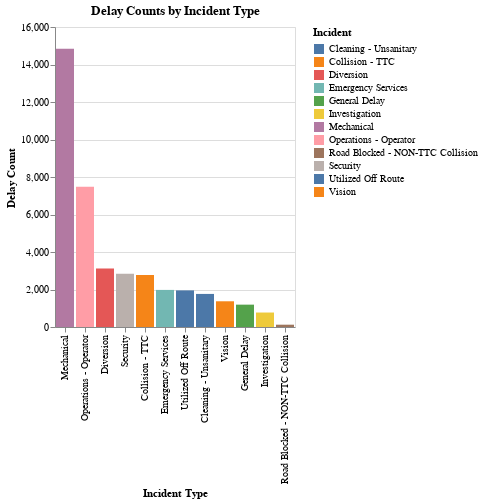

This figure's notebook cell:
### Code cell
delay_counts_incident = delayed_ttc.groupby('Incident')['Min Delay'].count().reset_index()
delay_counts_incident = delay_counts_incident.rename(columns={'Min Delay': 'Delay Count'})
delay_counts_incident = delay_counts_incident.sort_values(by='Delay Count', ascending=False)

print("Delay Counts by Incident Type")
print(delay_counts_incident)


# Visualize delay counts by Incident Type
chart_incident = alt.Chart(delay_counts_incident).mark_bar().encode(
    x=alt.X('Incident:N', title='Incident Type', sort='-y'),  # Sort by Delay Count
    y=alt.Y('Delay Count:Q', title='Delay Count'),
    color='Incident:N'
).properties(
    title='Delay Counts by Incident Type'
)

chart_incident.show()

### Figure 1 — Vega specification as saved in the notebook (floating-point values rounded to 4 significant figures)
{"$schema": "https://vega.github.io/schema/vega/v5.json", "data": [{"name": "source_0"}, {"name": "data_0", "values": [{"Delay Count_end": 14850.0, "Delay Count_start": 0.0, "Incident": "Mechanical"}, {"Delay Count_end": 7483.0, "Delay Count_start": 0.0, "Incident": "Operations - Operator"}, {"Delay Count_end": 3125.0, "Delay Count_start": 0.0, "Incident": "Diversion"}, {"Delay Count_end": 2838.0, "Delay Count_start": 0.0, "Incident": "Security"}, {"Delay Count_end": 2772.0, "Delay Count_start": 0.0, "Incident": "Collision - TTC"}, {"Delay Count_end": 1978.0, "Delay Count_start": 0.0, "Incident": "Emergency Services"}, {"Delay Count_end": 1953.0, "Delay Count_start": 0.0, "Incident": "Utilized Off Route"}, {"Delay Count_end": 1764.0, "Delay Count_start": 0.0, "Incident": "Cleaning - Unsanitary"}, {"Delay Count_end": 1372.0, "Delay Count_start": 0.0, "Incident": "Vision"}, {"Delay Count_end": 1192.0, "Delay Count_start": 0.0, "Incident": "General Delay"}, {"Delay Count_end": 772.0, "Delay Count_start": 0.0, "Incident": "Investigation"}, {"Delay Count_end": 123.0, "Delay Count_start": 0.0, "Incident": "Road Blocked - NON-TTC Collision"}]}, {"name": "source_0_x_domain_Incident", "values": [{"Incident": "Mechanical", "sort_field": 14846}, {"Incident": "Operations - Operator", "sort_field": 7483}, {"Incident": "Diversion", "sort_field": 3125}, {"Incident": "Security", "sort_field": 2838}, {"Incident": "Collision - TTC", "sort_field": 2772}, {"Incident": "Emergency Services", "sort_field": 1978}, {"Incident": "Utilized Off Route", "sort_field": 1953}, {"Incident": "Cleaning - Unsanitary", "sort_field": 1764}, {"Incident": "Vision", "sort_field": 1372}, {"Incident": "General Delay", "sort_field": 1192}, {"Incident": "Investigation", "sort_field": 772}, {"Incident": "Road Blocked - NON-TTC Collision", "sort_field": 123}]}, {"name": "data_0_color_domain_Incident", "values": [{"Incident": "Mechanical"}, {"Incident": "Operations - Operator"}, {"Incident": "Diversion"}, {"Incident": "Security"}, {"Incident": "Collision - TTC"}, {"Incident": "Emergency Services"}, {"Incident": "Utilized Off Route"}, {"Incident": "Cleaning - Unsanitary"}, {"Incident": "Vision"}, {"Incident": "General Delay"}, {"Incident": "Investigation"}, {"Incident": "Road Blocked - NON-TTC Collision"}]}], "signals": [{"name": "x_step", "value": 20}, {"name": "width", "update": "bandspace(domain('x').length, 0.1, 0.05) * x_step"}], "marks": [{"type": "rect", "name": "marks", "from": {"data": "data_0"}, "encode": {"update": {"y2": {"field": "Delay Count_start", "scale": "y"}, "x": {"field": "Incident", "scale": "x"}, "fill": {"field": "Incident", "scale": "color"}, "y": {"field": "Delay Count_end", "scale": "y"}, "width": {"signal": "max(0.25, bandwidth('x'))"}}}, "style": ["bar"]}], "scales": [{"name": "x", "type": "band", "domain": {"data": "source_0_x_domain_Incident", "field": "Incident", "sort": {"op": "max", "field": "sort_field", "order": "descending"}}, "range": {"step": {"signal": "x_step"}}, "paddingInner": 0.1, "paddingOuter": 0.05}, {"name": "y", "type": "linear", "domain": {"data": "data_0", "fields": ["Delay Count_start", "Delay Count_end"]}, "range": [{"signal": "height"}, 0], "nice": true, "zero": true}, {"name": "color", "type": "ordinal", "domain": {"data": "data_0_color_domain_Incident", "field": "Incident", "sort": true}, "range": "category"}], "axes": [{"scale": "y", "grid": true, "gridScale": "x", "orient": "left", "ticks": false, "maxExtent": 0, "zindex": 0, "tickCount": {"signal": "ceil(height/40)"}, "labels": false, "aria": false, "domain": false, "minExtent": 0}, {"scale": "x", "labelAngle": 270, "orient": "bottom", "labelBaseline": "middle", "zindex": 0, "labelAlign": "right", "title": "Incident Type", "grid": false}, {"scale": "y", "grid": false, "labelOverlap": true, "title": "Delay Count", "tickCount": {"signal": "ceil(height/40)"}, "orient": "left", "zindex": 0}], "title": {"text": "Delay Counts by Incident Type", "frame": "group"}, "background": "white", "style": "cell", "legends": [{"fill": "color", "symbolType": "square", "title": "Incident"}], "padding": 5, "height": 300}
